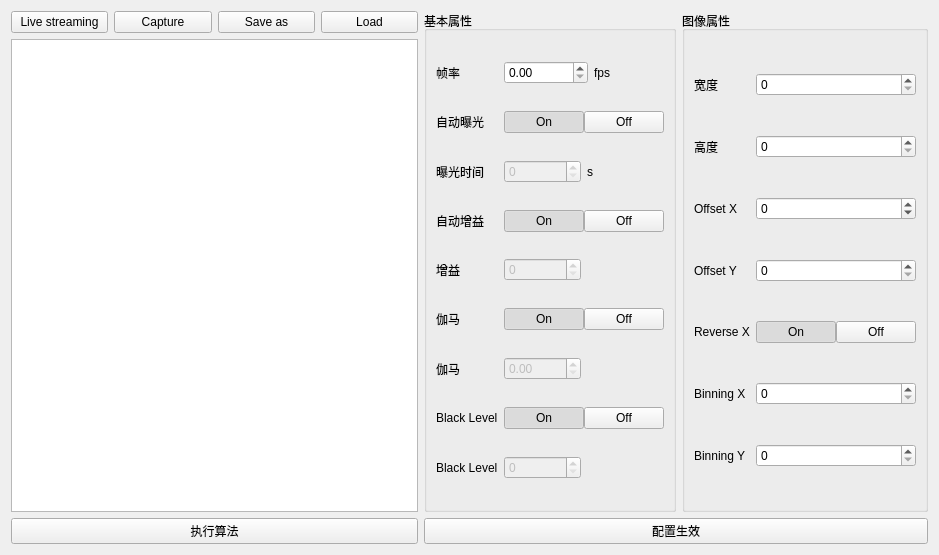
<?xml version="1.0" encoding="UTF-8"?>
<ui version="4.0">
 <class>ImagingWidget</class>
 <widget class="QWidget" name="ImagingWidget">
  <property name="geometry">
   <rect>
    <x>0</x>
    <y>0</y>
    <width>939</width>
    <height>555</height>
   </rect>
  </property>
  <property name="windowTitle">
   <string>Form</string>
  </property>
  <layout class="QHBoxLayout" name="horizontalLayout_20">
   <item>
    <layout class="QVBoxLayout" name="verticalLayout_3">
     <item>
      <layout class="QVBoxLayout" name="verticalLayout">
       <item>
        <layout class="QHBoxLayout" name="horizontalLayout">
         <item>
          <widget class="QPushButton" name="btnLiveStreaming">
           <property name="text">
            <string>Live streaming</string>
           </property>
          </widget>
         </item>
         <item>
          <widget class="QPushButton" name="btnCapture">
           <property name="text">
            <string>Capture</string>
           </property>
          </widget>
         </item>
         <item>
          <widget class="QPushButton" name="btnSaveAs">
           <property name="text">
            <string>Save as</string>
           </property>
          </widget>
         </item>
         <item>
          <widget class="QPushButton" name="btnLoad">
           <property name="text">
            <string>Load</string>
           </property>
          </widget>
         </item>
        </layout>
       </item>
       <item>
        <widget class="QGraphicsView" name="graphicsView">
         <property name="verticalScrollBarPolicy">
          <enum>Qt::ScrollBarAlwaysOff</enum>
         </property>
         <property name="horizontalScrollBarPolicy">
          <enum>Qt::ScrollBarAlwaysOff</enum>
         </property>
        </widget>
       </item>
      </layout>
     </item>
     <item>
      <layout class="QHBoxLayout" name="horizontalLayout_16">
       <item>
        <widget class="QPushButton" name="btnDoAlgorithm">
         <property name="text">
          <string>执行算法</string>
         </property>
        </widget>
       </item>
      </layout>
     </item>
    </layout>
   </item>
   <item>
    <layout class="QVBoxLayout" name="verticalLayout_2" stretch="1,0">
     <item>
      <layout class="QHBoxLayout" name="horizontalLayout_12">
       <item>
        <widget class="QGroupBox" name="groupBoxBaseFeature">
         <property name="title">
          <string>基本属性</string>
         </property>
         <layout class="QGridLayout" name="gridLayout">
          <item row="0" column="0">
           <widget class="QLabel" name="labelFPSName">
            <property name="text">
             <string>帧率</string>
            </property>
           </widget>
          </item>
          <item row="0" column="1">
           <layout class="QHBoxLayout" name="horizontalLayout_4">
            <item>
             <widget class="QDoubleSpinBox" name="spinBoxFPS">
              <property name="enabled">
               <bool>true</bool>
              </property>
              <property name="maximum">
               <double>100000.000000000000000</double>
              </property>
             </widget>
            </item>
            <item>
             <widget class="QLabel" name="labelFPSUnit">
              <property name="text">
               <string>fps</string>
              </property>
             </widget>
            </item>
           </layout>
          </item>
          <item row="1" column="0">
           <widget class="QLabel" name="labelAutoExposureName">
            <property name="text">
             <string>自动曝光</string>
            </property>
           </widget>
          </item>
          <item row="1" column="1">
           <layout class="QHBoxLayout" name="horizontalLayout_2">
            <property name="spacing">
             <number>0</number>
            </property>
            <item>
             <widget class="QPushButton" name="btnAutoExposureOn">
              <property name="text">
               <string>On</string>
              </property>
              <property name="checkable">
               <bool>true</bool>
              </property>
              <property name="checked">
               <bool>true</bool>
              </property>
              <attribute name="buttonGroup">
               <string notr="true">buttonGroup</string>
              </attribute>
             </widget>
            </item>
            <item>
             <widget class="QPushButton" name="btnAutoExposureOff">
              <property name="text">
               <string>Off</string>
              </property>
              <property name="checkable">
               <bool>true</bool>
              </property>
              <property name="checked">
               <bool>false</bool>
              </property>
              <attribute name="buttonGroup">
               <string notr="true">buttonGroup</string>
              </attribute>
             </widget>
            </item>
           </layout>
          </item>
          <item row="2" column="0">
           <widget class="QLabel" name="labelExposureTimeName">
            <property name="text">
             <string>曝光时间</string>
            </property>
           </widget>
          </item>
          <item row="2" column="1">
           <layout class="QHBoxLayout" name="horizontalLayout_3">
            <item>
             <widget class="QSpinBox" name="spinBoxExposureTime">
              <property name="enabled">
               <bool>false</bool>
              </property>
              <property name="maximum">
               <number>999999999</number>
              </property>
             </widget>
            </item>
            <item>
             <widget class="QLabel" name="labelExposureTimeUnit">
              <property name="text">
               <string>s</string>
              </property>
             </widget>
            </item>
           </layout>
          </item>
          <item row="3" column="0">
           <widget class="QLabel" name="labelAutoGainName">
            <property name="text">
             <string>自动增益</string>
            </property>
           </widget>
          </item>
          <item row="3" column="1">
           <layout class="QHBoxLayout" name="horizontalLayout_5">
            <property name="spacing">
             <number>0</number>
            </property>
            <item>
             <widget class="QPushButton" name="btnGainOn">
              <property name="text">
               <string>On</string>
              </property>
              <property name="checkable">
               <bool>true</bool>
              </property>
              <property name="checked">
               <bool>true</bool>
              </property>
              <attribute name="buttonGroup">
               <string notr="true">buttonGroup_2</string>
              </attribute>
             </widget>
            </item>
            <item>
             <widget class="QPushButton" name="btnGainOff">
              <property name="text">
               <string>Off</string>
              </property>
              <property name="checkable">
               <bool>true</bool>
              </property>
              <property name="checked">
               <bool>false</bool>
              </property>
              <attribute name="buttonGroup">
               <string notr="true">buttonGroup_2</string>
              </attribute>
             </widget>
            </item>
           </layout>
          </item>
          <item row="4" column="0">
           <widget class="QLabel" name="labelGainName">
            <property name="text">
             <string>增益</string>
            </property>
           </widget>
          </item>
          <item row="4" column="1">
           <layout class="QHBoxLayout" name="horizontalLayout_8">
            <item>
             <widget class="QSpinBox" name="spinBoxGain">
              <property name="enabled">
               <bool>false</bool>
              </property>
             </widget>
            </item>
            <item>
             <widget class="QLabel" name="label_12">
              <property name="text">
               <string/>
              </property>
             </widget>
            </item>
           </layout>
          </item>
          <item row="5" column="0">
           <widget class="QLabel" name="labelAutoGammaName">
            <property name="text">
             <string>伽马</string>
            </property>
           </widget>
          </item>
          <item row="5" column="1">
           <layout class="QHBoxLayout" name="horizontalLayout_6">
            <property name="spacing">
             <number>0</number>
            </property>
            <item>
             <widget class="QPushButton" name="btnGammaOn">
              <property name="text">
               <string>On</string>
              </property>
              <property name="checkable">
               <bool>true</bool>
              </property>
              <property name="checked">
               <bool>true</bool>
              </property>
              <attribute name="buttonGroup">
               <string notr="true">buttonGroup_3</string>
              </attribute>
             </widget>
            </item>
            <item>
             <widget class="QPushButton" name="btnGammaOff">
              <property name="text">
               <string>Off</string>
              </property>
              <property name="checkable">
               <bool>true</bool>
              </property>
              <property name="checked">
               <bool>false</bool>
              </property>
              <attribute name="buttonGroup">
               <string notr="true">buttonGroup_3</string>
              </attribute>
             </widget>
            </item>
           </layout>
          </item>
          <item row="6" column="0">
           <widget class="QLabel" name="labelGammaName">
            <property name="text">
             <string>伽马</string>
            </property>
           </widget>
          </item>
          <item row="6" column="1">
           <layout class="QHBoxLayout" name="horizontalLayout_9">
            <item>
             <widget class="QDoubleSpinBox" name="spinBoxGamma">
              <property name="enabled">
               <bool>false</bool>
              </property>
              <property name="maximum">
               <double>4.000000000000000</double>
              </property>
             </widget>
            </item>
            <item>
             <widget class="QLabel" name="label_13">
              <property name="text">
               <string/>
              </property>
             </widget>
            </item>
           </layout>
          </item>
          <item row="7" column="0">
           <widget class="QLabel" name="labelAutoBlackLevelName">
            <property name="text">
             <string>Black Level</string>
            </property>
           </widget>
          </item>
          <item row="7" column="1">
           <layout class="QHBoxLayout" name="horizontalLayout_7">
            <property name="spacing">
             <number>0</number>
            </property>
            <item>
             <widget class="QPushButton" name="btnBlackLevelOn">
              <property name="text">
               <string>On</string>
              </property>
              <property name="checkable">
               <bool>true</bool>
              </property>
              <property name="checked">
               <bool>true</bool>
              </property>
              <attribute name="buttonGroup">
               <string notr="true">buttonGroup_4</string>
              </attribute>
             </widget>
            </item>
            <item>
             <widget class="QPushButton" name="btnBlackLevelOff">
              <property name="text">
               <string>Off</string>
              </property>
              <property name="checkable">
               <bool>true</bool>
              </property>
              <property name="checked">
               <bool>false</bool>
              </property>
              <attribute name="buttonGroup">
               <string notr="true">buttonGroup_4</string>
              </attribute>
             </widget>
            </item>
           </layout>
          </item>
          <item row="8" column="0">
           <widget class="QLabel" name="labelBlackLevelName">
            <property name="text">
             <string>Black Level</string>
            </property>
           </widget>
          </item>
          <item row="8" column="1">
           <layout class="QHBoxLayout" name="horizontalLayout_10">
            <item>
             <widget class="QSpinBox" name="spinBoxBlackLevel">
              <property name="enabled">
               <bool>false</bool>
              </property>
              <property name="maximum">
               <number>999999999</number>
              </property>
             </widget>
            </item>
            <item>
             <widget class="QLabel" name="label_14">
              <property name="text">
               <string/>
              </property>
             </widget>
            </item>
           </layout>
          </item>
         </layout>
        </widget>
       </item>
       <item>
        <widget class="QGroupBox" name="groupBoxImageFeature">
         <property name="title">
          <string>图像属性</string>
         </property>
         <layout class="QGridLayout" name="gridLayout_2">
          <item row="0" column="0">
           <widget class="QLabel" name="labelWidthName">
            <property name="text">
             <string>宽度</string>
            </property>
           </widget>
          </item>
          <item row="0" column="1">
           <layout class="QHBoxLayout" name="horizontalLayout_11">
            <item>
             <widget class="QSpinBox" name="spinBoxWidth">
              <property name="maximum">
               <number>999999999</number>
              </property>
             </widget>
            </item>
           </layout>
          </item>
          <item row="1" column="0">
           <widget class="QLabel" name="labelHeightName">
            <property name="text">
             <string>高度</string>
            </property>
           </widget>
          </item>
          <item row="1" column="1">
           <layout class="QHBoxLayout" name="horizontalLayout_13">
            <item>
             <widget class="QSpinBox" name="spinBoxHeight">
              <property name="maximum">
               <number>999999999</number>
              </property>
             </widget>
            </item>
           </layout>
          </item>
          <item row="2" column="0">
           <widget class="QLabel" name="labelOffsetXName">
            <property name="text">
             <string>Offset X</string>
            </property>
           </widget>
          </item>
          <item row="2" column="1">
           <layout class="QHBoxLayout" name="horizontalLayout_15">
            <item>
             <widget class="QSpinBox" name="spinBoxOffsetX">
              <property name="minimum">
               <number>-999999999</number>
              </property>
              <property name="maximum">
               <number>999999999</number>
              </property>
             </widget>
            </item>
           </layout>
          </item>
          <item row="3" column="0">
           <widget class="QLabel" name="labelOffsetYName">
            <property name="text">
             <string>Offset Y</string>
            </property>
           </widget>
          </item>
          <item row="3" column="1">
           <widget class="QSpinBox" name="spinBoxOffsetY">
            <property name="maximum">
             <number>999999999</number>
            </property>
           </widget>
          </item>
          <item row="4" column="0">
           <widget class="QLabel" name="labelReverseXName">
            <property name="text">
             <string>Reverse X</string>
            </property>
           </widget>
          </item>
          <item row="4" column="1">
           <layout class="QHBoxLayout" name="horizontalLayout_17">
            <item>
             <layout class="QHBoxLayout" name="horizontalLayout_18">
              <property name="spacing">
               <number>0</number>
              </property>
              <item>
               <widget class="QPushButton" name="btnReverseXOn">
                <property name="text">
                 <string>On</string>
                </property>
                <property name="checkable">
                 <bool>true</bool>
                </property>
                <property name="checked">
                 <bool>true</bool>
                </property>
                <attribute name="buttonGroup">
                 <string notr="true">buttonGroup_5</string>
                </attribute>
               </widget>
              </item>
              <item>
               <widget class="QPushButton" name="btnReverseXOff">
                <property name="text">
                 <string>Off</string>
                </property>
                <property name="checkable">
                 <bool>true</bool>
                </property>
                <property name="checked">
                 <bool>false</bool>
                </property>
                <attribute name="buttonGroup">
                 <string notr="true">buttonGroup_5</string>
                </attribute>
               </widget>
              </item>
             </layout>
            </item>
           </layout>
          </item>
          <item row="5" column="0">
           <widget class="QLabel" name="labelBinningXName">
            <property name="text">
             <string>Binning X</string>
            </property>
           </widget>
          </item>
          <item row="5" column="1">
           <widget class="QSpinBox" name="spinBoxBinningX"/>
          </item>
          <item row="6" column="0">
           <widget class="QLabel" name="labelBinningYName">
            <property name="text">
             <string>Binning Y</string>
            </property>
           </widget>
          </item>
          <item row="6" column="1">
           <layout class="QHBoxLayout" name="horizontalLayout_19">
            <item>
             <widget class="QSpinBox" name="spinBoxBinningY"/>
            </item>
           </layout>
          </item>
         </layout>
        </widget>
       </item>
      </layout>
     </item>
     <item>
      <layout class="QHBoxLayout" name="horizontalLayout_14">
       <item>
        <widget class="QPushButton" name="btnDoActivite">
         <property name="text">
          <string>配置生效</string>
         </property>
        </widget>
       </item>
      </layout>
     </item>
    </layout>
   </item>
  </layout>
 </widget>
 <resources/>
 <connections>
  <connection>
   <sender>btnBlackLevelOn</sender>
   <signal>clicked(bool)</signal>
   <receiver>spinBoxBlackLevel</receiver>
   <slot>setDisabled(bool)</slot>
   <hints>
    <hint type="sourcelabel">
     <x>565</x>
     <y>435</y>
    </hint>
    <hint type="destinationlabel">
     <x>562</x>
     <y>487</y>
    </hint>
   </hints>
  </connection>
  <connection>
   <sender>btnBlackLevelOff</sender>
   <signal>clicked(bool)</signal>
   <receiver>spinBoxBlackLevel</receiver>
   <slot>setEnabled(bool)</slot>
   <hints>
    <hint type="sourcelabel">
     <x>650</x>
     <y>435</y>
    </hint>
    <hint type="destinationlabel">
     <x>562</x>
     <y>487</y>
    </hint>
   </hints>
  </connection>
  <connection>
   <sender>btnGammaOn</sender>
   <signal>clicked(bool)</signal>
   <receiver>spinBoxGamma</receiver>
   <slot>setDisabled(bool)</slot>
   <hints>
    <hint type="sourcelabel">
     <x>565</x>
     <y>331</y>
    </hint>
    <hint type="destinationlabel">
     <x>562</x>
     <y>383</y>
    </hint>
   </hints>
  </connection>
  <connection>
   <sender>btnGammaOff</sender>
   <signal>clicked(bool)</signal>
   <receiver>spinBoxGamma</receiver>
   <slot>setEnabled(bool)</slot>
   <hints>
    <hint type="sourcelabel">
     <x>650</x>
     <y>331</y>
    </hint>
    <hint type="destinationlabel">
     <x>487</x>
     <y>373</y>
    </hint>
   </hints>
  </connection>
 </connections>
 <buttongroups>
  <buttongroup name="buttonGroup_2"/>
  <buttongroup name="buttonGroup_5"/>
  <buttongroup name="buttonGroup"/>
  <buttongroup name="buttonGroup_4"/>
  <buttongroup name="buttonGroup_3"/>
 </buttongroups>
</ui>
